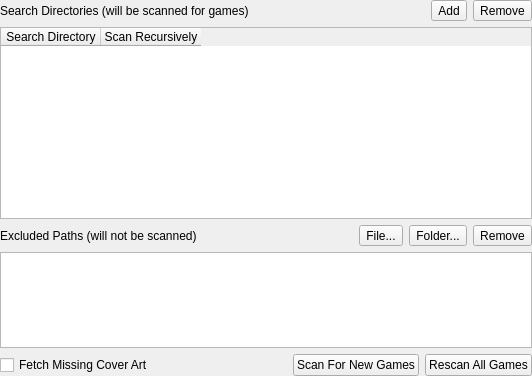
<?xml version="1.0" encoding="UTF-8"?>
<ui version="4.0">
 <class>GameListSettingsWidget</class>
 <widget class="QWidget" name="GameListSettingsWidget">
  <property name="geometry">
   <rect>
    <x>0</x>
    <y>0</y>
    <width>532</width>
    <height>376</height>
   </rect>
  </property>
  <layout class="QVBoxLayout" name="verticalLayout" stretch="0,2,0,1,0">
   <property name="leftMargin">
    <number>0</number>
   </property>
   <property name="topMargin">
    <number>0</number>
   </property>
   <property name="rightMargin">
    <number>0</number>
   </property>
   <property name="bottomMargin">
    <number>0</number>
   </property>
   <item>
    <layout class="QHBoxLayout" name="horizontalLayout_2">
     <item>
      <widget class="QLabel" name="label">
       <property name="text">
        <string>Search Directories (will be scanned for games)</string>
       </property>
      </widget>
     </item>
     <item>
      <spacer name="horizontalSpacer_2">
       <property name="orientation">
        <enum>Qt::Horizontal</enum>
       </property>
       <property name="sizeHint" stdset="0">
        <size>
         <width>40</width>
         <height>20</height>
        </size>
       </property>
      </spacer>
     </item>
     <item>
      <widget class="QToolButton" name="addSearchDirectoryButton">
       <property name="sizePolicy">
        <sizepolicy hsizetype="Minimum" vsizetype="Minimum">
         <horstretch>0</horstretch>
         <verstretch>0</verstretch>
        </sizepolicy>
       </property>
       <property name="text">
        <string>Add</string>
       </property>
       <property name="icon">
        <iconset theme="folder-add-line"/>
       </property>
       <property name="toolButtonStyle">
        <enum>Qt::ToolButtonTextBesideIcon</enum>
       </property>
      </widget>
     </item>
     <item>
      <widget class="QToolButton" name="removeSearchDirectoryButton">
       <property name="sizePolicy">
        <sizepolicy hsizetype="Minimum" vsizetype="Minimum">
         <horstretch>0</horstretch>
         <verstretch>0</verstretch>
        </sizepolicy>
       </property>
       <property name="text">
        <string>Remove</string>
       </property>
       <property name="icon">
        <iconset theme="folder-reduce-line"/>
       </property>
       <property name="toolButtonStyle">
        <enum>Qt::ToolButtonTextBesideIcon</enum>
       </property>
      </widget>
     </item>
    </layout>
   </item>
   <item>
    <widget class="QTableWidget" name="searchDirectoryList">
     <column>
      <property name="text">
       <string>Search Directory</string>
      </property>
     </column>
     <column>
      <property name="text">
       <string>Scan Recursively</string>
      </property>
     </column>
    </widget>
   </item>
   <item>
    <layout class="QHBoxLayout" name="horizontalLayout_3">
     <item>
      <widget class="QLabel" name="label_2">
       <property name="text">
        <string>Excluded Paths (will not be scanned)</string>
       </property>
      </widget>
     </item>
     <item>
      <spacer name="horizontalSpacer_3">
       <property name="orientation">
        <enum>Qt::Horizontal</enum>
       </property>
       <property name="sizeHint" stdset="0">
        <size>
         <width>40</width>
         <height>20</height>
        </size>
       </property>
      </spacer>
     </item>
     <item>
      <widget class="QToolButton" name="addExcludedFile">
       <property name="sizePolicy">
        <sizepolicy hsizetype="Minimum" vsizetype="Minimum">
         <horstretch>0</horstretch>
         <verstretch>0</verstretch>
        </sizepolicy>
       </property>
       <property name="text">
        <string>File...</string>
       </property>
       <property name="icon">
        <iconset theme="file-add-line"/>
       </property>
       <property name="toolButtonStyle">
        <enum>Qt::ToolButtonTextBesideIcon</enum>
       </property>
      </widget>
     </item>
     <item>
      <widget class="QToolButton" name="addExcludedFolder">
       <property name="sizePolicy">
        <sizepolicy hsizetype="Minimum" vsizetype="Minimum">
         <horstretch>0</horstretch>
         <verstretch>0</verstretch>
        </sizepolicy>
       </property>
       <property name="text">
        <string>Folder...</string>
       </property>
       <property name="icon">
        <iconset theme="folder-add-line"/>
       </property>
       <property name="toolButtonStyle">
        <enum>Qt::ToolButtonTextBesideIcon</enum>
       </property>
      </widget>
     </item>
     <item>
      <widget class="QToolButton" name="removeExcludedPath">
       <property name="sizePolicy">
        <sizepolicy hsizetype="Minimum" vsizetype="Minimum">
         <horstretch>0</horstretch>
         <verstretch>0</verstretch>
        </sizepolicy>
       </property>
       <property name="text">
        <string>Remove</string>
       </property>
       <property name="icon">
        <iconset theme="folder-reduce-line"/>
       </property>
       <property name="toolButtonStyle">
        <enum>Qt::ToolButtonTextBesideIcon</enum>
       </property>
      </widget>
     </item>
    </layout>
   </item>
   <item>
    <widget class="QListWidget" name="excludedPaths"/>
   </item>
   <item>
    <layout class="QHBoxLayout" name="horizontalLayout">
     <item>
      <widget class="QCheckBox" name="fetchCovers">
       <property name="text">
        <string>Fetch Missing Cover Art</string>
       </property>
      </widget>
     </item>
     <item>
      <spacer name="horizontalSpacer">
       <property name="orientation">
        <enum>Qt::Horizontal</enum>
       </property>
       <property name="sizeHint" stdset="0">
        <size>
         <width>40</width>
         <height>20</height>
        </size>
       </property>
      </spacer>
     </item>
     <item>
      <widget class="QPushButton" name="scanForNewGames">
       <property name="sizePolicy">
        <sizepolicy hsizetype="Minimum" vsizetype="Minimum">
         <horstretch>0</horstretch>
         <verstretch>0</verstretch>
        </sizepolicy>
       </property>
       <property name="text">
        <string>Scan For New Games</string>
       </property>
       <property name="icon">
        <iconset theme="mag-line"/>
       </property>
      </widget>
     </item>
     <item>
      <widget class="QPushButton" name="rescanAllGames">
       <property name="sizePolicy">
        <sizepolicy hsizetype="Minimum" vsizetype="Minimum">
         <horstretch>0</horstretch>
         <verstretch>0</verstretch>
        </sizepolicy>
       </property>
       <property name="text">
        <string>Rescan All Games</string>
       </property>
       <property name="icon">
        <iconset theme="refresh-line"/>
       </property>
      </widget>
     </item>
    </layout>
   </item>
  </layout>
 </widget>
 <resources>
  <include location="resources/resources.qrc"/>
 </resources>
 <connections/>
</ui>
